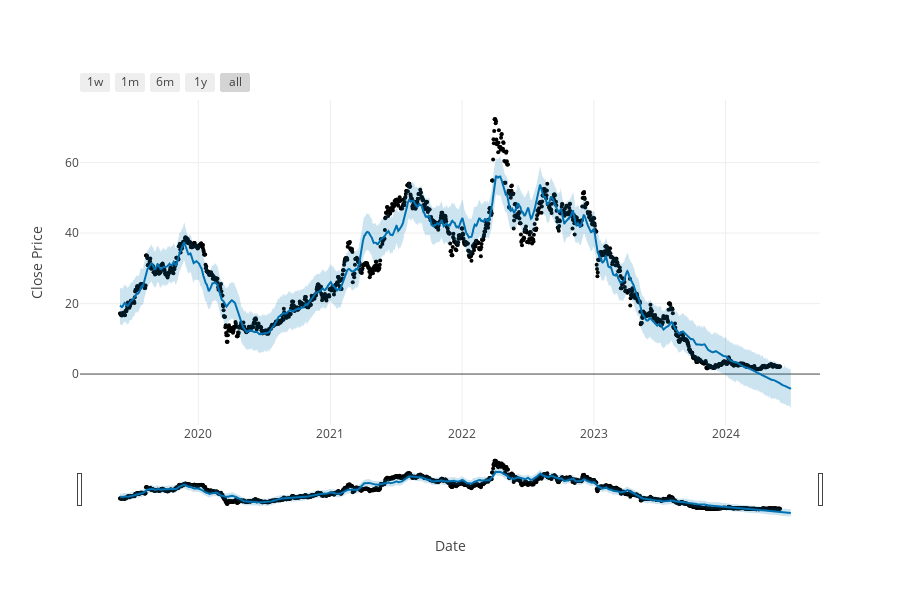

Here is the notebook cell this chart was saved with:
### Code cell
stock_symbol = 'CUTR'

# filter table based on selected stock
model_path = model_runs[model_runs['tags.mlflow.runName'].apply(lambda x: x.split('-')[0]) == stock_symbol]['artifact_uri'].values[0]
model_path = os.path.join(model_path, 'prophet-model')
model = mlflow.prophet.load_model(model_path)

forecast = model.predict(model.make_future_dataframe(periods=30))
plot_plotly(model, forecast, xlabel='Date', ylabel='Close Price')

### Figure 1 — Plotly figure (JSON) as saved in the notebook; plotly's stock layout.template omitted (floating-point values rounded to 4 significant figures; data arrays with more than 128 entries replaced by an {"elided": "..."} marker saying what was removed)
{"data": [{"marker": {"color": "black", "size": 4}, "mode": "markers", "name": "Actual", "type": "scatter", "x": {"elided": "1830 str values"}, "y": {"elided": "1830 float values"}}, {"hoverinfo": "skip", "line": {"width": 0}, "mode": "lines", "type": "scatter", "x": {"elided": "1860 str values"}, "y": {"elided": "1860 float values"}}, {"fill": "tonexty", "fillcolor": "rgba(0, 114, 178, 0.2)", "line": {"color": "#0072B2", "width": 2}, "mode": "lines", "name": "Predicted", "type": "scatter", "x": {"elided": "1860 str values"}, "y": {"elided": "1860 float values"}}, {"fill": "tonexty", "fillcolor": "rgba(0, 114, 178, 0.2)", "hoverinfo": "skip", "line": {"width": 0}, "mode": "lines", "type": "scatter", "x": {"elided": "1860 str values"}, "y": {"elided": "1860 float values"}}], "layout": {"height": 600, "showlegend": false, "width": 900, "xaxis": {"rangeselector": {"buttons": [{"count": 7, "label": "1w", "step": "day", "stepmode": "backward"}, {"count": 1, "label": "1m", "step": "month", "stepmode": "backward"}, {"count": 6, "label": "6m", "step": "month", "stepmode": "backward"}, {"count": 1, "label": "1y", "step": "year", "stepmode": "backward"}, {"step": "all"}]}, "rangeslider": {"visible": true}, "title": {"text": "Date"}, "type": "date"}, "yaxis": {"title": {"text": "Close Price"}}}}
